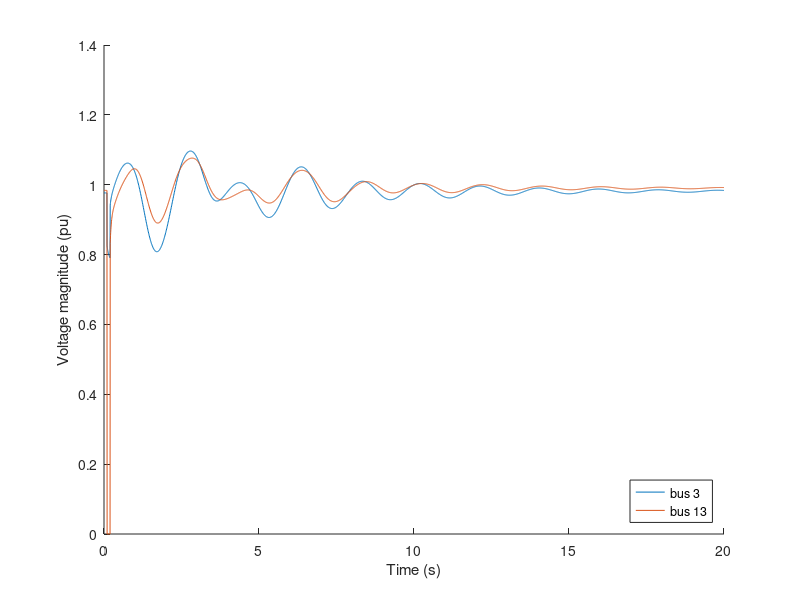

Write the MATLAB code that produced this figure. (Note: this script raises an error after producing the figure.)
%% fig 10.37

clear all; close all; clc;
load('d2atcsct.mat');
Fs = 30;                       % sample rate
tt = t(1):1/Fs:t(end);         % time vector for downsampling

fig37_name = './dat/ch10_fig37.dat';

fig37 = figure;
ax371 = subplot(1,1,1,'parent',fig37);
hold(ax371,'on');

plot(ax371, t, abs(bus_v([3,8],:)));

v = axis(ax371);
axis(ax371,[0,20,v(3),v(4)]);
legend(ax371,{'bus 3','bus 13'},'location','southeast');

xlabel(ax371,'Time (s)');
ylabel(ax371,'Voltage magnitude (pu)');

bus_vm_dec = interp1(t,abs(bus_v).',tt).';   % downsampling

H37 = {'t','v3','v13'};
M37 = [tt; bus_vm_dec(3,:); bus_vm_dec(8,:)];

fid37 = fopen(fig37_name,'w');
fprintf(fid37,'%s,%s,%s\n',H37{:});  % must match number of columns
fprintf(fid37,'%6e,%6e,%6e\n',M37);  % must match number of columns
fclose(fid37);

% eof
